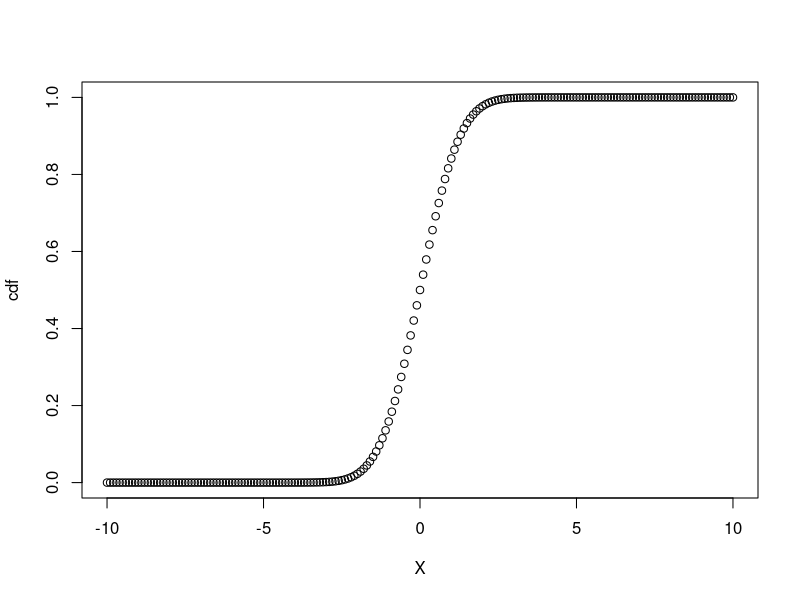
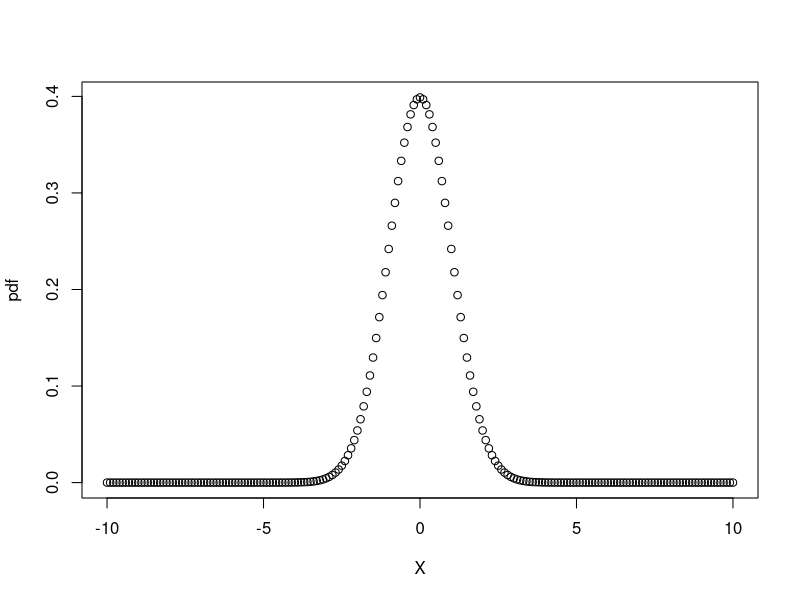
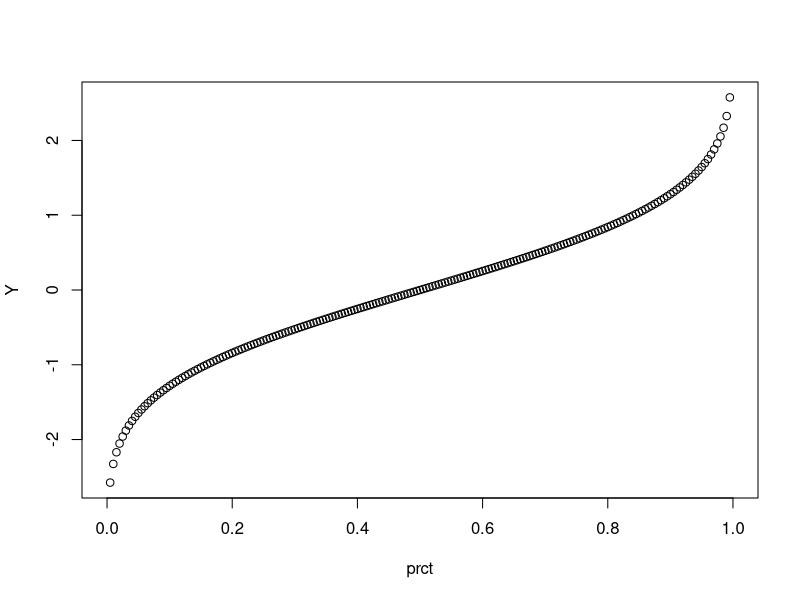
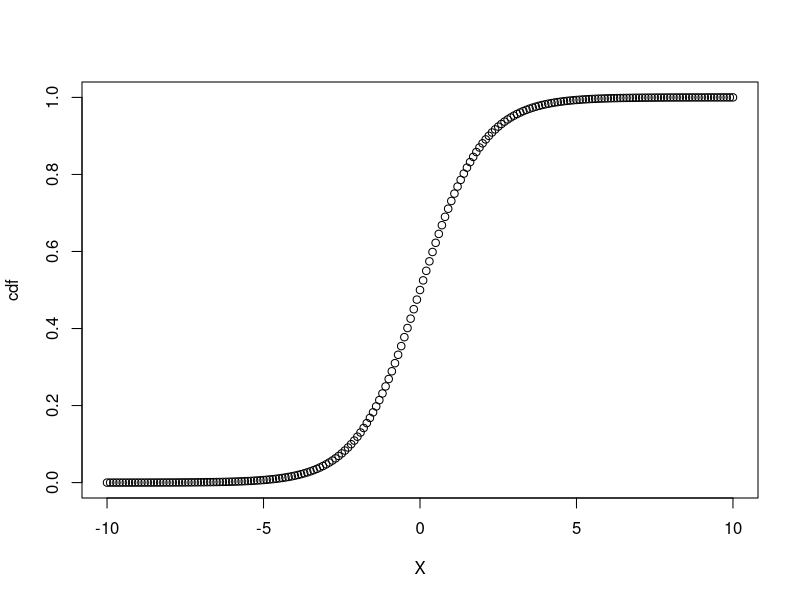
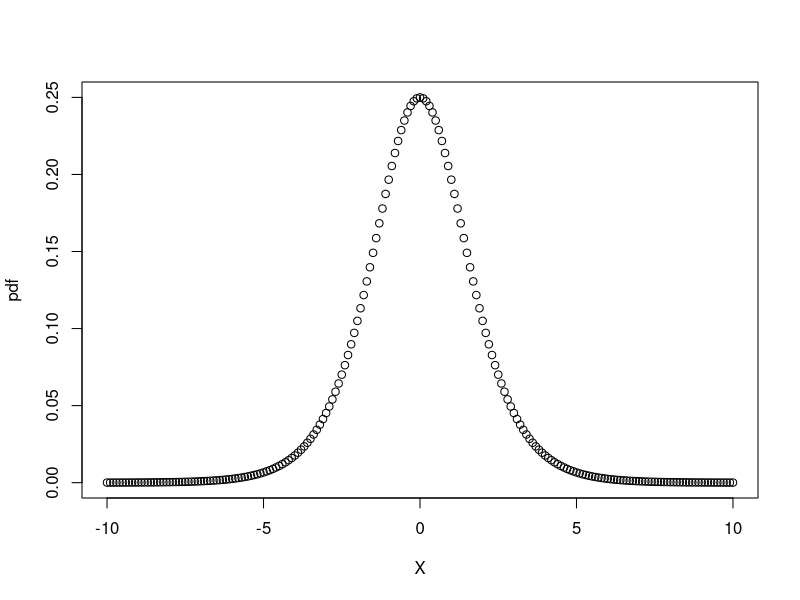
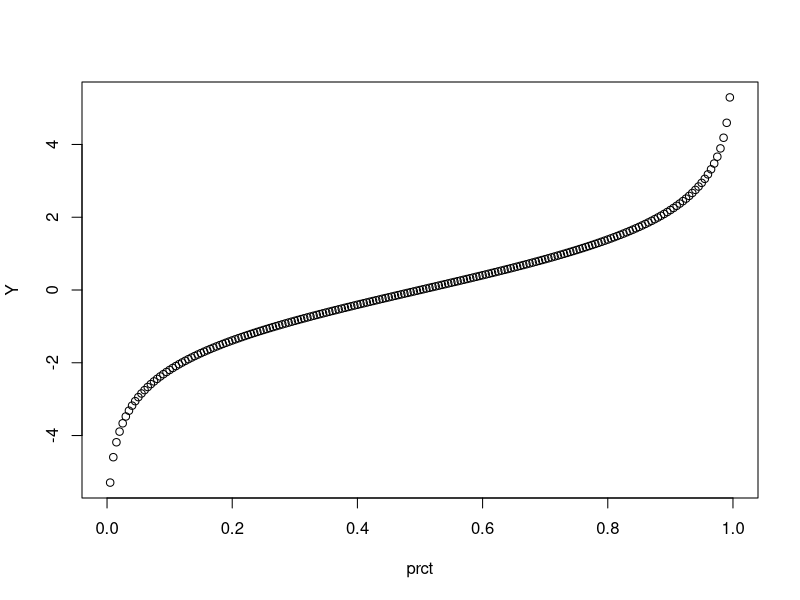
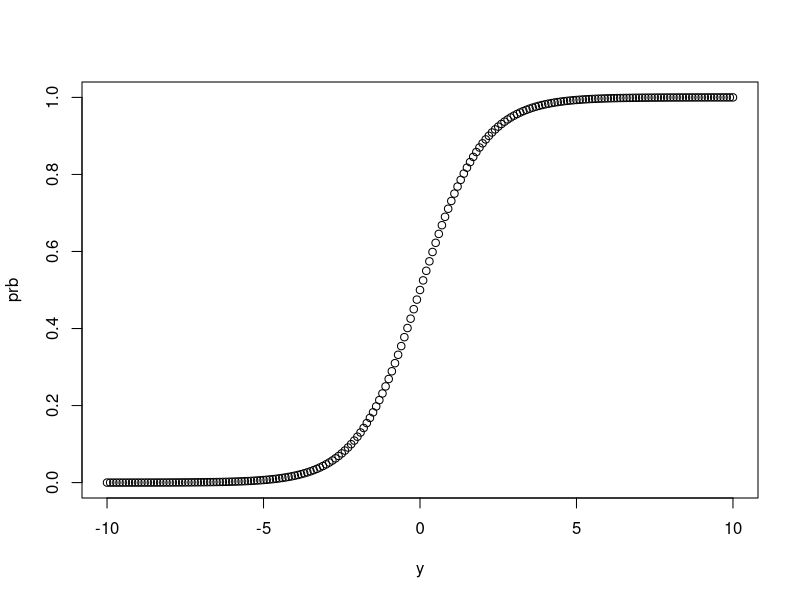
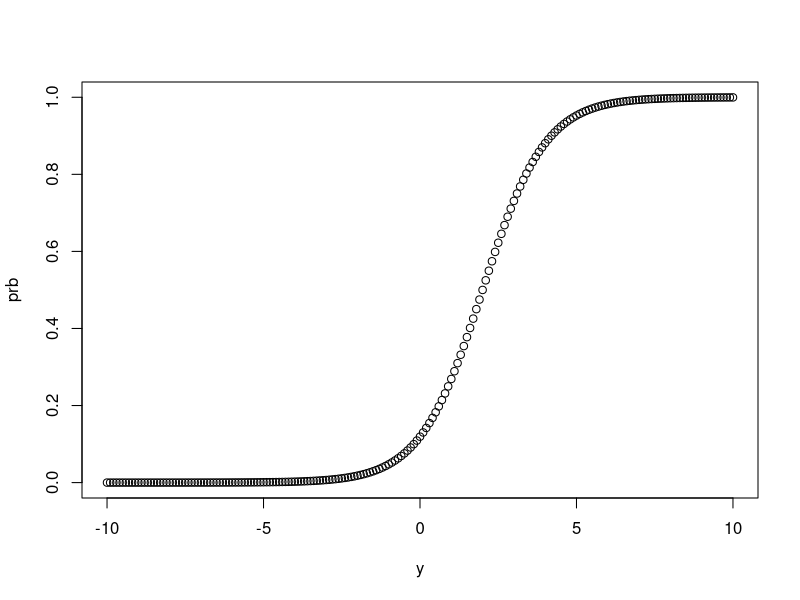

These charts were generated, in order, by the following R code:
# ------------------------------------------------------------------------------
# Normal distribution
# ------------------------------------------------------------------------------

rng <- seq(-10, 10, by = .1)
qntl <- seq(0, 1, along.with = rng)

normal <- tibble::tibble(X = rng, 
                         prct = qntl,
                         pdf = dnorm(rng), # Probability Density Function (PDF)
                         cdf = pnorm(rng), # Cumulative Distribution Function (CDF)
                         Y = qnorm(qntl) # Quantile Function (Inverse CDF)
                         )

plot(cdf ~ X, data = normal)
plot(pdf ~ X, data = normal)
plot(Y ~ prct, data = normal)


# ------------------------------------------------------------------------------
# Logistic function
# ------------------------------------------------------------------------------

logistic <- tibble::tibble(
  X = rng,
  prct = qntl,
  pdf = dlogis(rng),
  cdf = plogis(rng),
  Y = qlogis(qntl)
)

plot(cdf ~ X, data = logistic)
plot(pdf ~ X, data = logistic)
plot(Y ~ prct, data = logistic)


logistic_cdf_0_1 <- tibble::tibble(y = rng, prb = plogis(rng))
logistic_cdf_2_1 <- tibble::tibble(y = rng, prb = plogis(rng, location = 2))
logistic_cdf_0_2 <- tibble::tibble(y = rng, prb = plogis(rng, scale = 2))


plot(prb ~ y, data = logistic_cdf_0_1)
plot(prb ~ y, data = logistic_cdf_2_1)
plot(prb ~ y, data = logistic_cdf_0_2)


# Logit function